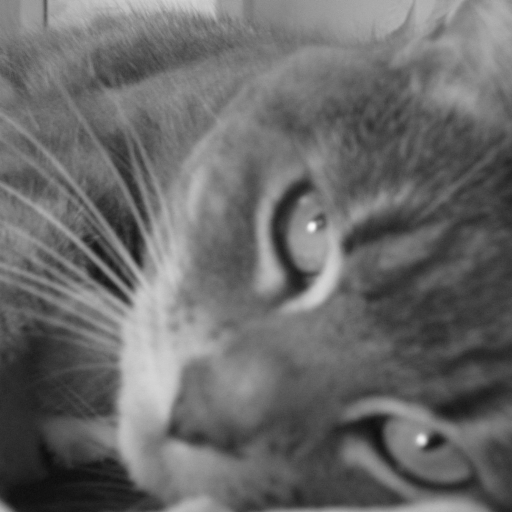
%> input picture Koch_curve_and_Haar Wavelet/Part3/2D-Haar/cat.png, 1024 x 1024 px (shown at 1/2 size)
$ octave script4.m   (GNU Octave 9; MATLAB toolbox functions it lacks are replaced by stand-ins)
%> lines starting %> are read from the running program, lines starting %| are printed output that depends on the picture; in (x1, y1, x2, y2) boxes, pixels count from 0 and x2, y2 are one past the last pixel; in counts of white or black regions, pixels touching at a corner belong together; the program's own positions count from 1
### Koch_curve_and_Haar Wavelet/Part3/2D-Haar/decomposition_mat.m
function X = decomposition_mat(n)
  % function X = decomposition_mat(n)
  % This function will generate a matrix X for decomposing an image (of size n x n) using Haar wavelet.
  % Here n should contain a value that is power of 2.

  full = n;
  half = n/2;
  mat1 = zeros(full,half);
  mat2 = zeros(full,half);

  temp = eye(half).* 0.5; % Here eye() is an builtin function to generate Identity matrix.
  mat1(1:2:full,:) = temp(1:half,:);
  mat1(2:2:full,:) = temp(1:half,:);
  mat2(1:2:full,:) = temp(1:half,:);
  mat2(2:2:full,:) = temp(1:half,:).*-1;
  X = [mat1, mat2];
 endfunction

### Koch_curve_and_Haar Wavelet/Part3/2D-Haar/script4.m
clear
mat1 = decomposition_mat(1024); % docomposition matrix for level-1
mat2 = decomposition_mat(512);  % docomposition matrix for level-2
mat3 = decomposition_mat(256);  % docomposition matrix for level-3
x = double(imread('cat.png'));
%> x: size 1024x1024 double; min 10, max 249, mean 105.2; mean of the top-left, top-right, bottom-left and bottom-right quarters 117.9, 109.8, 105, 88.1

% Applying Level-1 decomposition on whole input image.
y = ((x * mat1)' * mat1)';
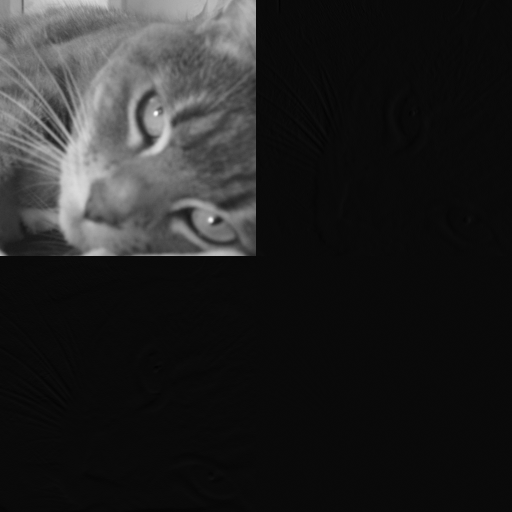
%> y: size 1024x1024 double (shown at 1/2 size); min -10, max 247.8, mean 26.3; drawn with min black and max white
% Applying Level-2 decomposition on low frequency image.
y(1:512,1:512) = ((y(1:512,1:512) * mat2)' * mat2)';
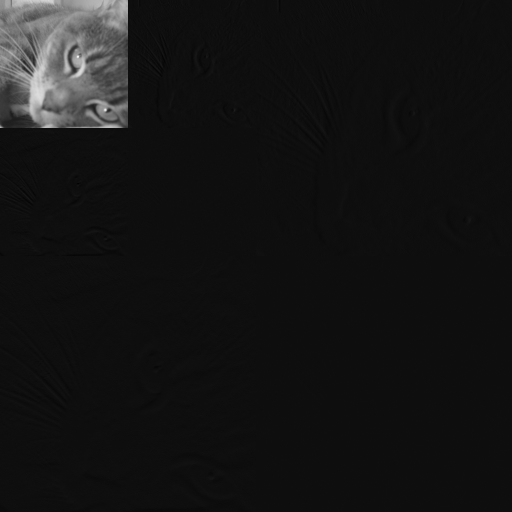
%> y: size 1024x1024 double (shown at 1/2 size); min -14.88, max 246.4, mean 6.6; drawn with min black and max white
% Applying Level-3 decomposition on next low frequency image.
y(1:256,1:256) = ((y(1:256,1:256) * mat3)' * mat3)';
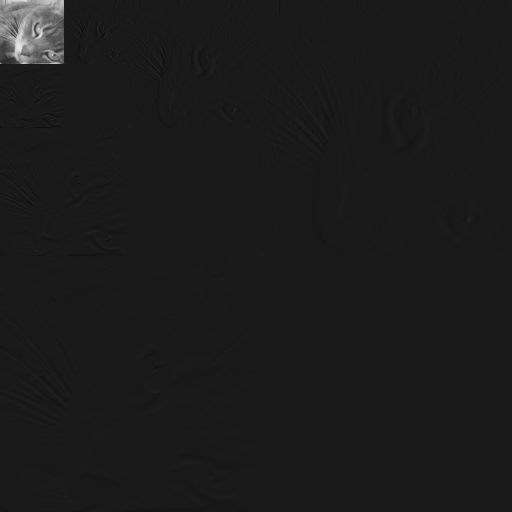
%> y: size 1024x1024 double (shown at 1/2 size); 6.25% of pixels changed, all inside (x1, y1, x2, y2) = (0, 0, 256, 256); drawn with min black and max white

%> (the run ends here)
